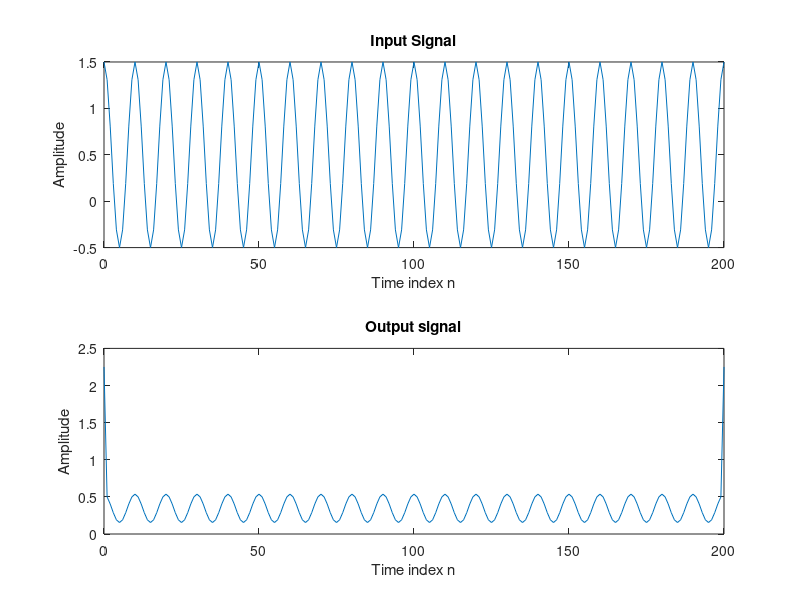

MATLAB code for this plot:
% Program P2_2
% Generate a sinusoidal input signal
clf;
n = 0:200;
w0 = 0.2*pi ; K = 0.5;
x = cos(w0*n)+K;
% Compute the output signal
x1 = [x 0 0];		% x1[n] = x[n+1] 
x2 = [0 x 0];		% x2[n] = x[n]
x3 = [0 0 x];		% x3[n] = x[n-1]
y = x2.*x2-x1.*x3;
y = y(2:202);
% Plot the input and output signals
subplot(2,1,1)
plot(n, x)
xlabel('Time index n');ylabel('Amplitude');
title('Input Signal')
subplot(2,1,2)
plot(n,y)
xlabel('Time index n');ylabel('Amplitude');
title('Output signal');
